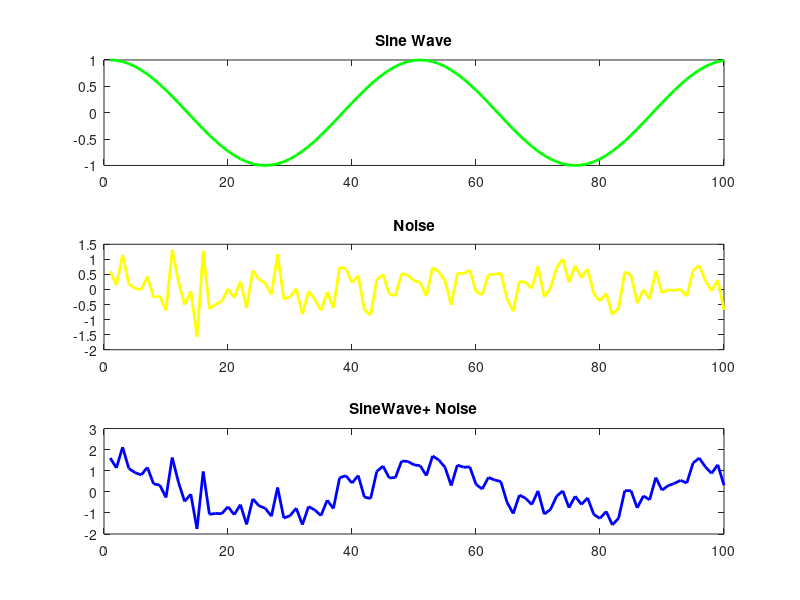
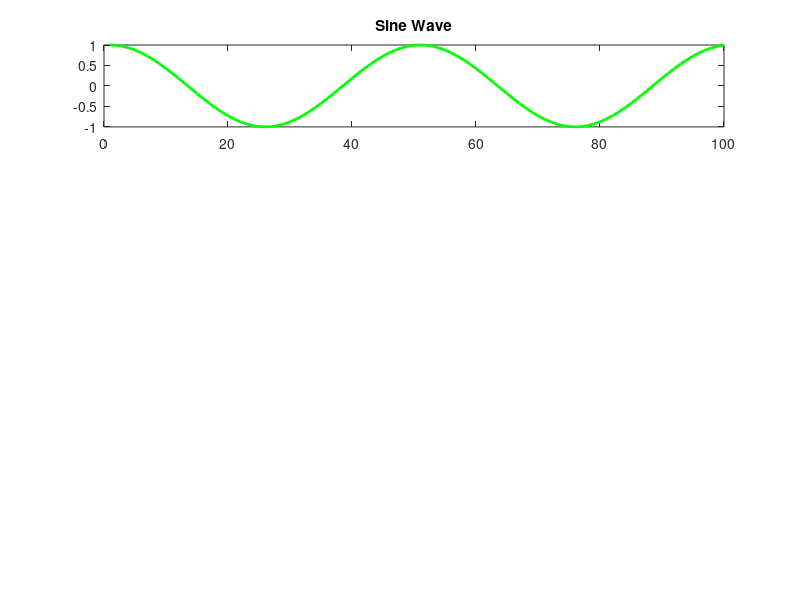

Write the MATLAB code that produced these figures, in order. (Note: this script raises an error after producing the figures.)
clc; 
clear all; 
close all; 
fs=100; 
T=1/fs; 
t=0:T:1-T; 
f=2; 
s=cos(2.*pi.*f.*t); 
noise=0.5*randn(size(t)); 
figure(1) 
subplot(3,1,1); 
plot(s,'g','LineWidth',2); 
title('Sine Wave'); 
subplot(3,1,2) 
plot(noise,'y','LineWidth',2); 
title('Noise'); 
x=s+noise; 
subplot(3,1,3); 
plot(x,'b','LineWidth',2); 
title('SineWave+ Noise'); 
figure(2) 
subplot(4,1,1); 
plot(s,'g','LineWidth',2); 
title('Sine Wave'); 
d1=designfilt('highpassfir','FilterOrder',20,'CutoffFrequency',3,'SampleRate',fs); 
y=filter(d1,x); 
subplot(4,1,2) 
plot(y,'r','LineWidth',2); 
title('Filterd Wave'); 
y1=filtfilt(d1,x); 
subplot(4,1,3); 
plot(y1,'k','LineWidth',2); 
title('Zero Phase filtering wave'); 
subplot(4,1,4) 
plot(s,'g','LineWidth',2); 
hold on
plot(y,'r','LineWidth',2); 
hold on
plot(y1,'k','LineWidth',2); 
hold on
title('All Signal in One Plot'); 
d1=designfilt('highpassfir','FilterOrder',22,'CutoffFrequency',3,'SampleRate',fs); 
y=filter(d1,x); 
y1=filtfilt(d1,x); 
d2=designfilt('highpassfir','FilterOrder',15,'CutoffFrequency',3,'SampleRate',fs); 
y=filter(d2,x); 
y2=filtfilt(d2,x); 
d3=designfilt('highpassfir','FilterOrder',28,'CutoffFrequency',3,'SampleRate',fs); 
y=filter(d3,x); 
y3=filtfilt(d3,x); 
figure(3) 
subplot(4,1,1); 
plot(y1,'k','LineWidth',2); 
title('First Filtered Wave'); 
subplot(4,1,2) 
plot(y2,'g','LineWidth',2); 
title('Second Filtered Wave'); 
subplot(4,1,3) 
plot(y3,'r','LineWidth',2); 
title('Third Filtered Wave'); 
subplot(4,1,4) 
plot(y1,'k','LineWidth',2); 
hold on
plot(y2,'g','LineWidth',2); 
hold on
plot(y3,'r','LineWidth',2); 
title('All Filtered Wave in One Plot'); 